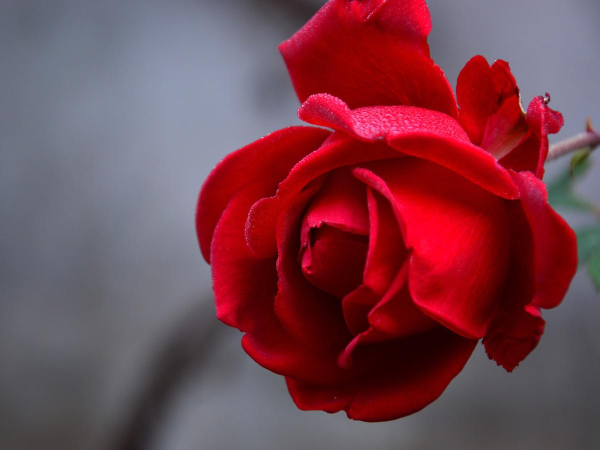
#> input picture mawar.jpg, 1200 x 900 px (shown at 1/2 size)
$ python proses.py
#> lines starting #> are read from the running program, lines starting #| are printed output that depends on the picture; after the words box and inside, x2 and y2 are one past the last pixel; in counts of white or black regions, pixels touching at a corner belong together
from PIL import Image

# upload file gambar
rgb_image = Image.open('mawar.jpg')
#> rgb_image is the input picture: PIL image 1200x900 RGB; mean R, G, B 119.3, 66.7, 77.8

# Konversi citra RGB => grayscale
grayscale_image = rgb_image.convert('L')
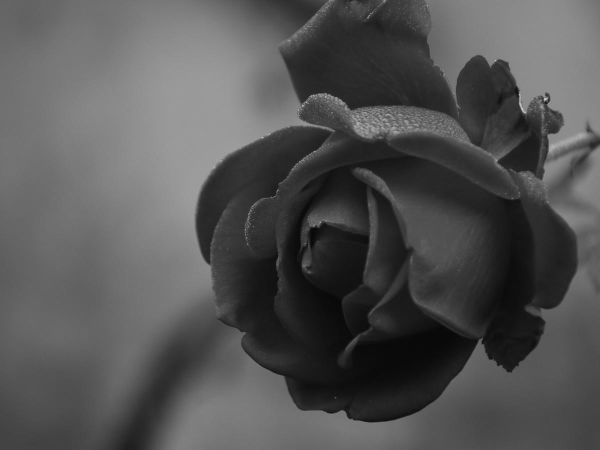
#> grayscale_image: PIL image 1200x900 L (shown at 1/2 size); min 7, max 239, mean 83.7

# Konversi citra grayscale => biner
threshold = 128
binary_image = grayscale_image.point(
    lambda x: 0 if x < threshold else 255, '1')
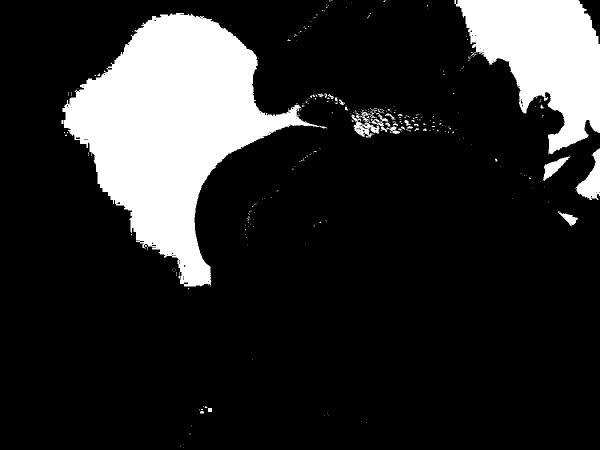
#> binary_image: PIL image 1200x900 1 (shown at 1/2 size); 16.9% white; 295 white regions (260 under 20 px), largest, box (x1, y1, x2, y2) and area: (125, 26, 655, 573) 123871, (909, 0, 1200, 309) 50733, (1151, 297, 1200, 400) 2396

# Penskalaan
scale = 0.5
scaled_image = binary_image.resize(
    (int(binary_image.width*scale), int(binary_image.height*scale)))
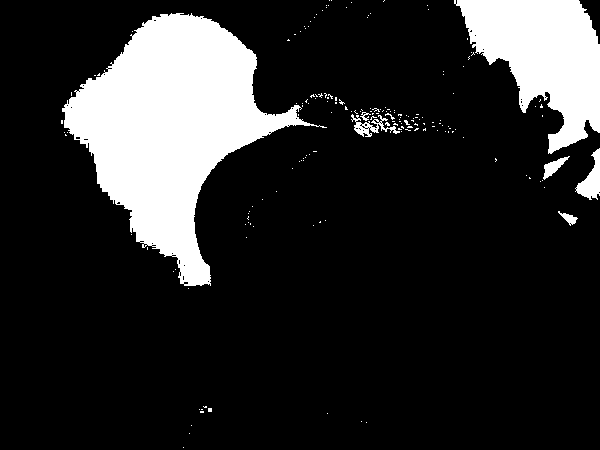
#> scaled_image: PIL image 600x450 1; 16.9% white; 172 white regions (164 under 20 px), largest, box (x1, y1, x2, y2) and area: (62, 13, 327, 286) 30972, (454, 0, 600, 154) 12694, (575, 148, 600, 200) 612

# Simpan citra hasil pengolahan
grayscale_image.save('gambar_grayscale.jpg')
binary_image.save('gambar_binary.jpg')
scaled_image.save('gambar_scaled.jpg')
